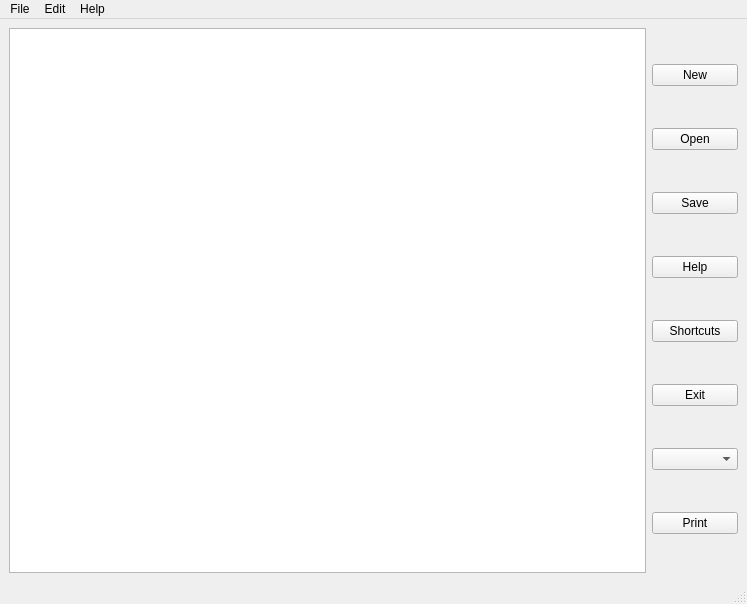
<?xml version="1.0" encoding="UTF-8"?>
<ui version="4.0">
 <class>MainWindow</class>
 <widget class="QMainWindow" name="MainWindow">
  <property name="geometry">
   <rect>
    <x>0</x>
    <y>0</y>
    <width>747</width>
    <height>604</height>
   </rect>
  </property>
  <property name="windowTitle">
   <string>Simple Text Editor</string>
  </property>
  <widget class="QWidget" name="centralwidget">
   <layout class="QGridLayout" name="gridLayout">
    <item row="0" column="0">
     <layout class="QHBoxLayout" name="horizontalLayout">
      <item>
       <widget class="QTextEdit" name="plainTextEdit"/>
      </item>
      <item>
       <layout class="QVBoxLayout" name="verticalLayout">
        <property name="sizeConstraint">
         <enum>QLayout::SetMinimumSize</enum>
        </property>
        <item>
         <widget class="QPushButton" name="pushButton_new">
          <property name="text">
           <string>New</string>
          </property>
         </widget>
        </item>
        <item>
         <widget class="QPushButton" name="pushButton_open">
          <property name="text">
           <string>Open</string>
          </property>
         </widget>
        </item>
        <item>
         <widget class="QPushButton" name="pushButton_save">
          <property name="text">
           <string>Save</string>
          </property>
         </widget>
        </item>
        <item>
         <widget class="QPushButton" name="pushButton_help">
          <property name="text">
           <string>Help</string>
          </property>
         </widget>
        </item>
        <item>
         <widget class="QPushButton" name="pushButton_short">
          <property name="text">
           <string>Shortcuts</string>
          </property>
         </widget>
        </item>
        <item>
         <widget class="QPushButton" name="pushButton_exit">
          <property name="text">
           <string>Exit</string>
          </property>
         </widget>
        </item>
        <item>
         <widget class="QComboBox" name="comboBox_lang">
          <property name="placeholderText">
           <string>Language</string>
          </property>
         </widget>
        </item>
        <item>
         <widget class="QPushButton" name="pushButton_print">
          <property name="text">
           <string>Print</string>
          </property>
         </widget>
        </item>
       </layout>
      </item>
     </layout>
    </item>
   </layout>
  </widget>
  <widget class="QMenuBar" name="menubar">
   <property name="geometry">
    <rect>
     <x>0</x>
     <y>0</y>
     <width>747</width>
     <height>26</height>
    </rect>
   </property>
   <widget class="QMenu" name="menuFile">
    <property name="title">
     <string>File</string>
    </property>
    <addaction name="actionNew"/>
    <addaction name="actionOpen"/>
    <addaction name="actionSave"/>
    <addaction name="actionPrint"/>
    <addaction name="separator"/>
    <addaction name="actionExit"/>
   </widget>
   <widget class="QMenu" name="menuEdit">
    <property name="title">
     <string>Edit</string>
    </property>
    <widget class="QMenu" name="menuLanguage">
     <property name="title">
      <string>Language</string>
     </property>
     <addaction name="actionEnglish"/>
     <addaction name="actionRussian"/>
    </widget>
    <widget class="QMenu" name="menuStyleSheet">
     <property name="title">
      <string>StyleSheets</string>
     </property>
     <addaction name="actionDark"/>
     <addaction name="actionDefault"/>
    </widget>
    <widget class="QMenu" name="menuFormat">
     <property name="title">
      <string>Format</string>
     </property>
     <widget class="QMenu" name="menuAlignment">
      <property name="title">
       <string>Alignment</string>
      </property>
      <addaction name="actionLeft"/>
      <addaction name="actionRight"/>
      <addaction name="actionCenter"/>
     </widget>
     <addaction name="actionGet_font"/>
     <addaction name="actionSet_font"/>
     <addaction name="actionRandomize_font"/>
     <addaction name="actionChange_font"/>
     <addaction name="separator"/>
     <addaction name="menuAlignment"/>
    </widget>
    <widget class="QMenu" name="menuInsert">
     <property name="title">
      <string>Insert</string>
     </property>
     <addaction name="actionDate"/>
     <addaction name="actionTime"/>
    </widget>
    <addaction name="actionShortcuts"/>
    <addaction name="menuLanguage"/>
    <addaction name="menuStyleSheet"/>
    <addaction name="separator"/>
    <addaction name="menuFormat"/>
    <addaction name="menuInsert"/>
   </widget>
   <widget class="QMenu" name="menuHelp">
    <property name="title">
     <string>Help</string>
    </property>
    <addaction name="actionContext_Help"/>
   </widget>
   <addaction name="menuFile"/>
   <addaction name="menuEdit"/>
   <addaction name="menuHelp"/>
  </widget>
  <widget class="QStatusBar" name="statusbar"/>
  <action name="actionNew">
   <property name="text">
    <string>New</string>
   </property>
  </action>
  <action name="actionOpen">
   <property name="text">
    <string>Open</string>
   </property>
  </action>
  <action name="actionSave">
   <property name="text">
    <string>Save</string>
   </property>
  </action>
  <action name="actionShortcuts">
   <property name="text">
    <string>Shortcuts</string>
   </property>
  </action>
  <action name="actionContext_Help">
   <property name="text">
    <string>Context Help</string>
   </property>
  </action>
  <action name="actionExit">
   <property name="text">
    <string>Exit</string>
   </property>
  </action>
  <action name="actionEnglish">
   <property name="checkable">
    <bool>true</bool>
   </property>
   <property name="checked">
    <bool>true</bool>
   </property>
   <property name="text">
    <string>English</string>
   </property>
  </action>
  <action name="actionRussian">
   <property name="checkable">
    <bool>true</bool>
   </property>
   <property name="text">
    <string>Русский</string>
   </property>
  </action>
  <action name="actionDark">
   <property name="checkable">
    <bool>true</bool>
   </property>
   <property name="text">
    <string>Dark</string>
   </property>
  </action>
  <action name="actionDefault">
   <property name="checkable">
    <bool>true</bool>
   </property>
   <property name="text">
    <string>Default</string>
   </property>
  </action>
  <action name="actionPrint">
   <property name="text">
    <string>Print</string>
   </property>
  </action>
  <action name="actionGet_font">
   <property name="text">
    <string>Get font</string>
   </property>
  </action>
  <action name="actionSet_font">
   <property name="text">
    <string>Set font</string>
   </property>
  </action>
  <action name="actionRandomize_font">
   <property name="text">
    <string>Randomize font</string>
   </property>
  </action>
  <action name="actionLeft">
   <property name="text">
    <string>Left</string>
   </property>
  </action>
  <action name="actionRight">
   <property name="text">
    <string>Right</string>
   </property>
  </action>
  <action name="actionCenter">
   <property name="text">
    <string>Center</string>
   </property>
  </action>
  <action name="actionChange_font">
   <property name="text">
    <string>Change font ...</string>
   </property>
  </action>
  <action name="actionDate">
   <property name="text">
    <string>Current Date</string>
   </property>
  </action>
  <action name="actionTime">
   <property name="text">
    <string>Current Time</string>
   </property>
  </action>
 </widget>
 <resources/>
 <connections/>
</ui>
